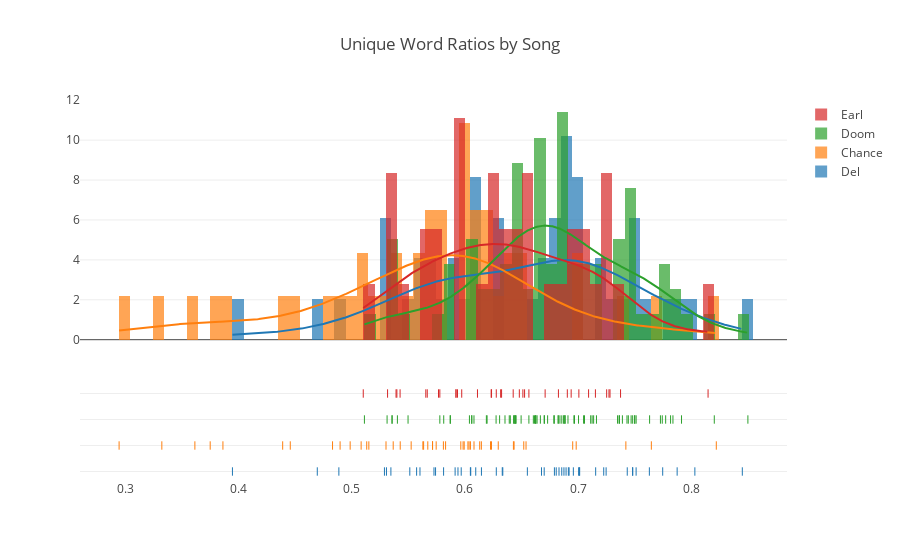

Here is the notebook cell this chart was saved with:
### Code cell
unique_words_hist(sub_works.values(), song_or_verse='song')

### Figure 1 — Plotly figure (JSON) as saved in the notebook; plotly's stock layout.template omitted (floating-point values rounded to 4 significant figures; data arrays with more than 128 entries replaced by an {"elided": "..."} marker saying what was removed)
{"data": [{"autobinx": false, "histnorm": "probability density", "legendgroup": "Del", "marker": {"color": "rgb(31, 119, 180)"}, "name": "Del", "opacity": 0.7, "type": "histogram", "x": [0.7005, 0.6677, 0.7011, 0.5573, 0.6894, 0.6831, 0.6807, 0.6958, 0.7247, 0.7747, 0.6052, 0.6914, 0.7875, 0.5603, 0.5727, 0.3946, 0.5939, 0.4696, 0.4887, 0.5346, 0.5741, 0.67, 0.633, 0.6335, 0.6277, 0.6921, 0.6048, 0.6096, 0.8031, 0.5307, 0.6146, 0.763, 0.7226, 0.7512, 0.7481, 0.6875, 0.8451, 0.7014, 0.7155, 0.7483, 0.5812, 0.5967, 0.6791, 0.5914, 0.7434, 0.5513, 0.6856, 0.5289, 0.6552], "xaxis": "x1", "xbins": {"end": 0.8451, "size": 0.01, "start": 0.3946}, "yaxis": "y1"}, {"autobinx": false, "histnorm": "probability density", "legendgroup": "Chance", "marker": {"color": "rgb(255, 127, 14)"}, "name": "Chance", "opacity": 0.7, "type": "histogram", "x": [0.5635, 0.5714, 0.6295, 0.3615, 0.3323, 0.5746, 0.6145, 0.6952, 0.7647, 0.6235, 0.652, 0.6983, 0.3862, 0.5083, 0.6037, 0.608, 0.5984, 0.5525, 0.6429, 0.4831, 0.8221, 0.5629, 0.5367, 0.5429, 0.4986, 0.5964, 0.7422, 0.5133, 0.439, 0.2945, 0.4457, 0.5152, 0.654, 0.5714, 0.5994, 0.4898, 0.6027, 0.375, 0.5303, 0.5829, 0.6049, 0.6434, 0.5672, 0.6131, 0.6226, 0.581], "xaxis": "x1", "xbins": {"end": 0.8221, "size": 0.01, "start": 0.2945}, "yaxis": "y1"}, {"autobinx": false, "histnorm": "probability density", "legendgroup": "Doom", "marker": {"color": "rgb(44, 160, 44)"}, "name": "Doom", "opacity": 0.7, "type": "histogram", "x": [0.6061, 0.6615, 0.6354, 0.7774, 0.6638, 0.85, 0.6703, 0.684, 0.8203, 0.5872, 0.7056, 0.7391, 0.7432, 0.6442, 0.6442, 0.6497, 0.6307, 0.7366, 0.6452, 0.6626, 0.6731, 0.6392, 0.6963, 0.75, 0.6061, 0.6401, 0.604, 0.7137, 0.6884, 0.7727, 0.6856, 0.6872, 0.608, 0.6448, 0.7111, 0.6196, 0.6565, 0.619, 0.5813, 0.7817, 0.5404, 0.7632, 0.5498, 0.5356, 0.587, 0.643, 0.7482, 0.5357, 0.5779, 0.5312, 0.7914, 0.5112, 0.6825, 0.75, 0.679, 0.7513, 0.7162, 0.6667, 0.6968, 0.6886, 0.7838, 0.6877, 0.6823, 0.7444, 0.6786, 0.7004, 0.7348, 0.7744, 0.6911, 0.7124, 0.6623, 0.6605, 0.67, 0.7362, 0.6435, 0.7468, 0.6276, 0.6626, 0.7048], "xaxis": "x1", "xbins": {"end": 0.85, "size": 0.01, "start": 0.5112}, "yaxis": "y1"}, {"autobinx": false, "histnorm": "probability density", "legendgroup": "Earl", "marker": {"color": "rgb(214, 39, 40)"}, "name": "Earl", "opacity": 0.7, "type": "histogram", "x": [0.5922, 0.5317, 0.5102, 0.6905, 0.6324, 0.7093, 0.6565, 0.5972, 0.5779, 0.7282, 0.5399, 0.6277, 0.6235, 0.6111, 0.6481, 0.6427, 0.6316, 0.7252, 0.7153, 0.5427, 0.5655, 0.5935, 0.5767, 0.6939, 0.5668, 0.6709, 0.7273, 0.6527, 0.6826, 0.7007, 0.5392, 0.7375, 0.6512, 0.8148, 0.6232, 0.5921], "xaxis": "x1", "xbins": {"end": 0.8148, "size": 0.01, "start": 0.5102}, "yaxis": "y1"}, {"legendgroup": "Del", "marker": {"color": "rgb(31, 119, 180)"}, "mode": "lines", "name": "Del", "showlegend": false, "type": "scatter", "x": {"elided": "500 float values"}, "xaxis": "x1", "y": {"elided": "500 float values"}, "yaxis": "y1"}, {"legendgroup": "Chance", "marker": {"color": "rgb(255, 127, 14)"}, "mode": "lines", "name": "Chance", "showlegend": false, "type": "scatter", "x": {"elided": "500 float values"}, "xaxis": "x1", "y": {"elided": "500 float values"}, "yaxis": "y1"}, {"legendgroup": "Doom", "marker": {"color": "rgb(44, 160, 44)"}, "mode": "lines", "name": "Doom", "showlegend": false, "type": "scatter", "x": {"elided": "500 float values"}, "xaxis": "x1", "y": {"elided": "500 float values"}, "yaxis": "y1"}, {"legendgroup": "Earl", "marker": {"color": "rgb(214, 39, 40)"}, "mode": "lines", "name": "Earl", "showlegend": false, "type": "scatter", "x": {"elided": "500 float values"}, "xaxis": "x1", "y": {"elided": "500 float values"}, "yaxis": "y1"}, {"legendgroup": "Del", "marker": {"color": "rgb(31, 119, 180)", "symbol": "line-ns-open"}, "mode": "markers", "name": "Del", "showlegend": false, "text": [0.7005, 0.6677, 0.7011, 0.5573, 0.6894, 0.6831, 0.6807, 0.6958, 0.7247, 0.7747, 0.6052, 0.6914, 0.7875, 0.5603, 0.5727, 0.3946, 0.5939, 0.4696, 0.4887, 0.5346, 0.5741, 0.67, 0.633, 0.6335, 0.6277, 0.6921, 0.6048, 0.6096, 0.8031, 0.5307, 0.6146, 0.763, 0.7226, 0.7512, 0.7481, 0.6875, 0.8451, 0.7014, 0.7155, 0.7483, 0.5812, 0.5967, 0.6791, 0.5914, 0.7434, 0.5513, 0.6856, 0.5289, 0.6552], "type": "scatter", "x": [0.7005, 0.6677, 0.7011, 0.5573, 0.6894, 0.6831, 0.6807, 0.6958, 0.7247, 0.7747, 0.6052, 0.6914, 0.7875, 0.5603, 0.5727, 0.3946, 0.5939, 0.4696, 0.4887, 0.5346, 0.5741, 0.67, 0.633, 0.6335, 0.6277, 0.6921, 0.6048, 0.6096, 0.8031, 0.5307, 0.6146, 0.763, 0.7226, 0.7512, 0.7481, 0.6875, 0.8451, 0.7014, 0.7155, 0.7483, 0.5812, 0.5967, 0.6791, 0.5914, 0.7434, 0.5513, 0.6856, 0.5289, 0.6552], "xaxis": "x1", "y": ["Del", "Del", "Del", "Del", "Del", "Del", "Del", "Del", "Del", "Del", "Del", "Del", "Del", "Del", "Del", "Del", "Del", "Del", "Del", "Del", "Del", "Del", "Del", "Del", "Del", "Del", "Del", "Del", "Del", "Del", "Del", "Del", "Del", "Del", "Del", "Del", "Del", "Del", "Del", "Del", "Del", "Del", "Del", "Del", "Del", "Del", "Del", "Del", "Del"], "yaxis": "y2"}, {"legendgroup": "Chance", "marker": {"color": "rgb(255, 127, 14)", "symbol": "line-ns-open"}, "mode": "markers", "name": "Chance", "showlegend": false, "text": [0.5635, 0.5714, 0.6295, 0.3615, 0.3323, 0.5746, 0.6145, 0.6952, 0.7647, 0.6235, 0.652, 0.6983, 0.3862, 0.5083, 0.6037, 0.608, 0.5984, 0.5525, 0.6429, 0.4831, 0.8221, 0.5629, 0.5367, 0.5429, 0.4986, 0.5964, 0.7422, 0.5133, 0.439, 0.2945, 0.4457, 0.5152, 0.654, 0.5714, 0.5994, 0.4898, 0.6027, 0.375, 0.5303, 0.5829, 0.6049, 0.6434, 0.5672, 0.6131, 0.6226, 0.581], "type": "scatter", "x": [0.5635, 0.5714, 0.6295, 0.3615, 0.3323, 0.5746, 0.6145, 0.6952, 0.7647, 0.6235, 0.652, 0.6983, 0.3862, 0.5083, 0.6037, 0.608, 0.5984, 0.5525, 0.6429, 0.4831, 0.8221, 0.5629, 0.5367, 0.5429, 0.4986, 0.5964, 0.7422, 0.5133, 0.439, 0.2945, 0.4457, 0.5152, 0.654, 0.5714, 0.5994, 0.4898, 0.6027, 0.375, 0.5303, 0.5829, 0.6049, 0.6434, 0.5672, 0.6131, 0.6226, 0.581], "xaxis": "x1", "y": ["Chance", "Chance", "Chance", "Chance", "Chance", "Chance", "Chance", "Chance", "Chance", "Chance", "Chance", "Chance", "Chance", "Chance", "Chance", "Chance", "Chance", "Chance", "Chance", "Chance", "Chance", "Chance", "Chance", "Chance", "Chance", "Chance", "Chance", "Chance", "Chance", "Chance", "Chance", "Chance", "Chance", "Chance", "Chance", "Chance", "Chance", "Chance", "Chance", "Chance", "Chance", "Chance", "Chance", "Chance", "Chance", "Chance"], "yaxis": "y2"}, {"legendgroup": "Doom", "marker": {"color": "rgb(44, 160, 44)", "symbol": "line-ns-open"}, "mode": "markers", "name": "Doom", "showlegend": false, "text": [0.6061, 0.6615, 0.6354, 0.7774, 0.6638, 0.85, 0.6703, 0.684, 0.8203, 0.5872, 0.7056, 0.7391, 0.7432, 0.6442, 0.6442, 0.6497, 0.6307, 0.7366, 0.6452, 0.6626, 0.6731, 0.6392, 0.6963, 0.75, 0.6061, 0.6401, 0.604, 0.7137, 0.6884, 0.7727, 0.6856, 0.6872, 0.608, 0.6448, 0.7111, 0.6196, 0.6565, 0.619, 0.5813, 0.7817, 0.5404, 0.7632, 0.5498, 0.5356, 0.587, 0.643, 0.7482, 0.5357, 0.5779, 0.5312, 0.7914, 0.5112, 0.6825, 0.75, 0.679, 0.7513, 0.7162, 0.6667, 0.6968, 0.6886, 0.7838, 0.6877, 0.6823, 0.7444, 0.6786, 0.7004, 0.7348, 0.7744, 0.6911, 0.7124, 0.6623, 0.6605, 0.67, 0.7362, 0.6435, 0.7468, 0.6276, 0.6626, 0.7048], "type": "scatter", "x": [0.6061, 0.6615, 0.6354, 0.7774, 0.6638, 0.85, 0.6703, 0.684, 0.8203, 0.5872, 0.7056, 0.7391, 0.7432, 0.6442, 0.6442, 0.6497, 0.6307, 0.7366, 0.6452, 0.6626, 0.6731, 0.6392, 0.6963, 0.75, 0.6061, 0.6401, 0.604, 0.7137, 0.6884, 0.7727, 0.6856, 0.6872, 0.608, 0.6448, 0.7111, 0.6196, 0.6565, 0.619, 0.5813, 0.7817, 0.5404, 0.7632, 0.5498, 0.5356, 0.587, 0.643, 0.7482, 0.5357, 0.5779, 0.5312, 0.7914, 0.5112, 0.6825, 0.75, 0.679, 0.7513, 0.7162, 0.6667, 0.6968, 0.6886, 0.7838, 0.6877, 0.6823, 0.7444, 0.6786, 0.7004, 0.7348, 0.7744, 0.6911, 0.7124, 0.6623, 0.6605, 0.67, 0.7362, 0.6435, 0.7468, 0.6276, 0.6626, 0.7048], "xaxis": "x1", "y": ["Doom", "Doom", "Doom", "Doom", "Doom", "Doom", "Doom", "Doom", "Doom", "Doom", "Doom", "Doom", "Doom", "Doom", "Doom", "Doom", "Doom", "Doom", "Doom", "Doom", "Doom", "Doom", "Doom", "Doom", "Doom", "Doom", "Doom", "Doom", "Doom", "Doom", "Doom", "Doom", "Doom", "Doom", "Doom", "Doom", "Doom", "Doom", "Doom", "Doom", "Doom", "Doom", "Doom", "Doom", "Doom", "Doom", "Doom", "Doom", "Doom", "Doom", "Doom", "Doom", "Doom", "Doom", "Doom", "Doom", "Doom", "Doom", "Doom", "Doom", "Doom", "Doom", "Doom", "Doom", "Doom", "Doom", "Doom", "Doom", "Doom", "Doom", "Doom", "Doom", "Doom", "Doom", "Doom", "Doom", "Doom", "Doom", "Doom"], "yaxis": "y2"}, {"legendgroup": "Earl", "marker": {"color": "rgb(214, 39, 40)", "symbol": "line-ns-open"}, "mode": "markers", "name": "Earl", "showlegend": false, "text": [0.5922, 0.5317, 0.5102, 0.6905, 0.6324, 0.7093, 0.6565, 0.5972, 0.5779, 0.7282, 0.5399, 0.6277, 0.6235, 0.6111, 0.6481, 0.6427, 0.6316, 0.7252, 0.7153, 0.5427, 0.5655, 0.5935, 0.5767, 0.6939, 0.5668, 0.6709, 0.7273, 0.6527, 0.6826, 0.7007, 0.5392, 0.7375, 0.6512, 0.8148, 0.6232, 0.5921], "type": "scatter", "x": [0.5922, 0.5317, 0.5102, 0.6905, 0.6324, 0.7093, 0.6565, 0.5972, 0.5779, 0.7282, 0.5399, 0.6277, 0.6235, 0.6111, 0.6481, 0.6427, 0.6316, 0.7252, 0.7153, 0.5427, 0.5655, 0.5935, 0.5767, 0.6939, 0.5668, 0.6709, 0.7273, 0.6527, 0.6826, 0.7007, 0.5392, 0.7375, 0.6512, 0.8148, 0.6232, 0.5921], "xaxis": "x1", "y": ["Earl", "Earl", "Earl", "Earl", "Earl", "Earl", "Earl", "Earl", "Earl", "Earl", "Earl", "Earl", "Earl", "Earl", "Earl", "Earl", "Earl", "Earl", "Earl", "Earl", "Earl", "Earl", "Earl", "Earl", "Earl", "Earl", "Earl", "Earl", "Earl", "Earl", "Earl", "Earl", "Earl", "Earl", "Earl", "Earl"], "yaxis": "y2"}], "layout": {"barmode": "overlay", "hovermode": false, "legend": {"traceorder": "reversed"}, "title": "Unique Word Ratios by Song", "xaxis1": {"anchor": "y2", "domain": [0, 1], "zeroline": false}, "yaxis1": {"anchor": "free", "domain": [0.35, 1], "position": 0}, "yaxis2": {"anchor": "x1", "domain": [0, 0.25], "dtick": 1, "showticklabels": false}}}
